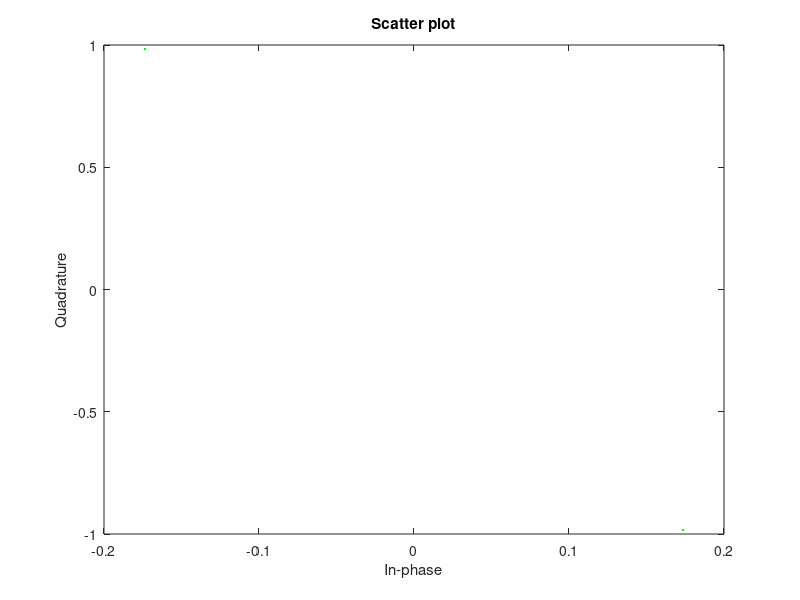
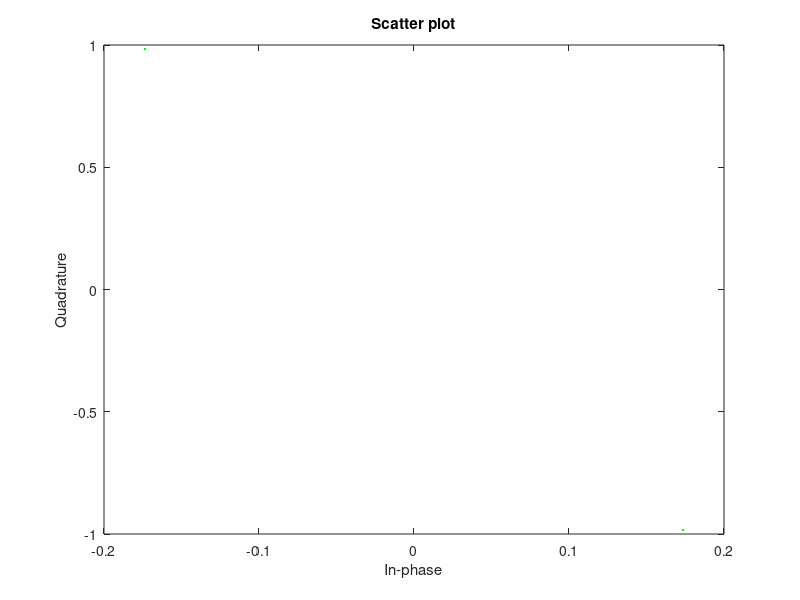
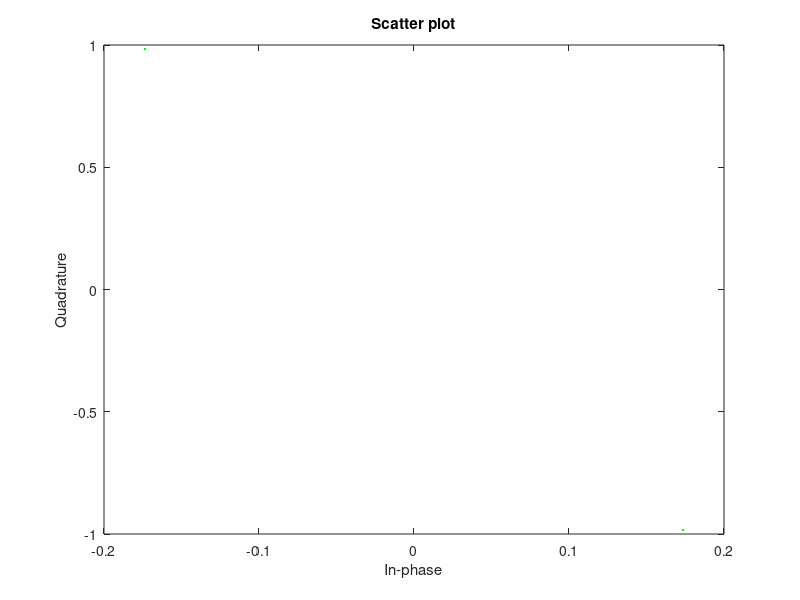
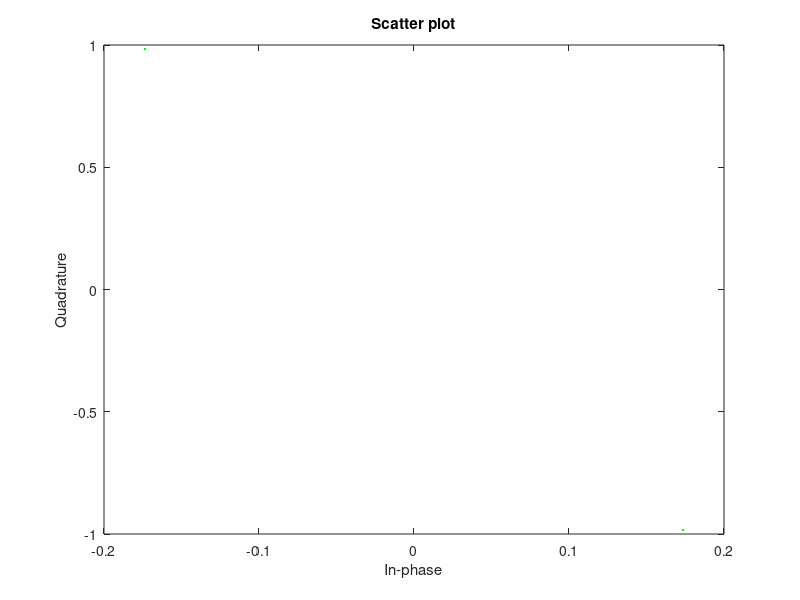

These charts were generated, in order, by the following MATLAB code:
close all;
clear all;

Fe = 24000;         % Fréquence d'échantillonnage
Rb = 6000;          % Débit binaire
N_bits = 30000;     % Nombre de bits transmis
Tb = 1/Rb;          % Période de transmission d'un bit
Te = 1/Fe;          % Période d'échantillonnage 
bits = randi([0, 1], 1 , N_bits);   % bits d'information à transmettre 
Ns = fix(Tb/Te);    % Facteur de suréchantillonnage
NRZ = repelem(bits, 1, Ns);
Temps = linspace(0, N_bits/Rb, N_bits*Ns);
n0 = 4; % Taux d'erreur binaire à 0 lorsque n0 = 8 
        % Taux d'erreur binaire à 51 lorsque n0 = 3

phi = deg2rad(100);

% Choix du rapport signal à bruit par bit souhaité à l entrée du récepteur
ensemble_R = linspace(0.001, 6, 10);
ensemble_TEB_exp = zeros(1, length(ensemble_R));


%% Modulateur bande de bas avec mapping binaire à moyenne nulle

M = 2;
Rs1 = Rb / log2(M);
Ns = fix(Fe/Rs1);
h = ones(1, Ns);
I = find(bits == 0);
donnee = bits;

% Mapping :
% 1 -> 1
% 0 -> -1

donnee(I) = -1;
donnee = kron(donnee, [1 zeros(1, Ns - 1)]);

%% Filtre de mise en forme

x = filter(h, 1, donnee);


%% Passage par le canal 

N = 99; 
i = 1; % Indice de parcours
for R = ensemble_R 
% Mise en place d'un bruit
    Px = mean(abs(x).^2);
    sigma = sqrt(Px*Ns/(2*log2(M)*10^(R/10)));
    
    bruit_i = sigma * randn(1, length(x));
    bruit_q = sigma * randn(1, length(x));
    bruit = bruit_i + 1j*bruit_q;

    bruit = 0;  % A modifier si on veut du bruit
    x_bruit = x + bruit;

    x_bruit = x_bruit.*exp(1j*phi);

%% Filtre de réception
    hr = h;
    z = filter(hr, 1, x_bruit);

%% Echantilloneur : Démoduleur bande de base 
    Mat = reshape(z, Ns, length(z)/Ns);
    reception =  Mat(n0,:);
    reception2 = reception;

    scatterplot(reception/abs(reception(1)),1,0,'green.');

    %phi_cor = 0.5*angle(sum(reception.^2));
    %reception = reception*exp(-1j*phi_cor);

    reception = real(reception);
    reception(reception <= 0) = 0;
    reception(reception > 0) = 1;
    
    % Calcul du taux d'erreur binaire pour une valeur de Eb/n0
    erreur = (reception == bits);
    Taux_erreur = 1-mean(erreur);
    ensemble_TEB_exp(i) = Taux_erreur;
    i = i + 1;
end 

% Calcul du taux d'erreur binaire théorique
ensemble_TEB_th = qfunc(sqrt(2*10.^(ensemble_R/10)))/log2(M);

%% Affichage des courbes de taux d'erreurs binaire
figure;
semilogy(ensemble_R, ensemble_TEB_exp,'LineWidth',2);
hold on
semilogy(ensemble_R, ensemble_TEB_th,'LineWidth',2);
hold off
xlabel("Rapport signal à bruit par bit souhaité : R");
ylabel("Taux d'erreur binaire");
legend("Taux d'erreur experimental", "Taux d'erreur théorique");

